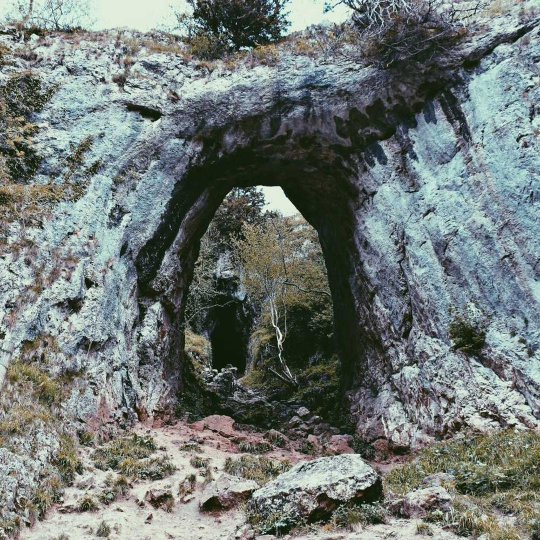
#> input picture img/img-3.jpg, 1080 x 1080 px, given in place of , which was not available (shown at 1/2 size)
$ python img_compV1.py
#> lines starting #> are read from the running program, lines starting #| are printed output that depends on the picture; after the words box and inside, x2 and y2 are one past the last pixel; in counts of white or black regions, pixels touching at a corner belong together; pictures that were not available may be replaced by others from this repository, and a replacement may not be noted
import numpy as np
import cv2
from PIL import Image
import concurrent.futures
import time
import os

def compress_image_color(image_path, compression_ratio):
    # Read the image in color (BGR format)
#> called with image_path = '', compression_ratio = 0.1
    img = cv2.imread(image_path)
#> img is the input picture: shape (1080, 1080, 3); mean B, G, R 117.6, 120.6, 112.7
    if img is None:
        raise FileNotFoundError(f"Image file {image_path} not found.")

    # Convert BGR to RGB
    img = cv2.cvtColor(img, cv2.COLOR_BGR2RGB)

    # Split into individual color channels
    channels = cv2.split(img)
    compressed_channels = []

    for channel in channels:
        # Apply FFT
        f_transform = np.fft.fft2(channel)
        f_transform_shifted = np.fft.fftshift(f_transform)

        # Create a mask to keep certain frequencies
        rows, cols = channel.shape
        crow, ccol = rows // 2, cols // 2
        mask = np.zeros((rows, cols), np.uint8)

        # Keep only a fraction of the high-frequency components
        r = int(rows * compression_ratio)
        mask[crow - r:crow + r, ccol - r:ccol + r] = 1

        # Apply mask to the frequency domain
        f_transform_shifted_masked = f_transform_shifted * mask

        # Inverse FFT to get the compressed channel
        f_ishift = np.fft.ifftshift(f_transform_shifted_masked)
        channel_compressed = np.fft.ifft2(f_ishift)
        compressed_channels.append(np.abs(channel_compressed))
#> this loop made 3 passes
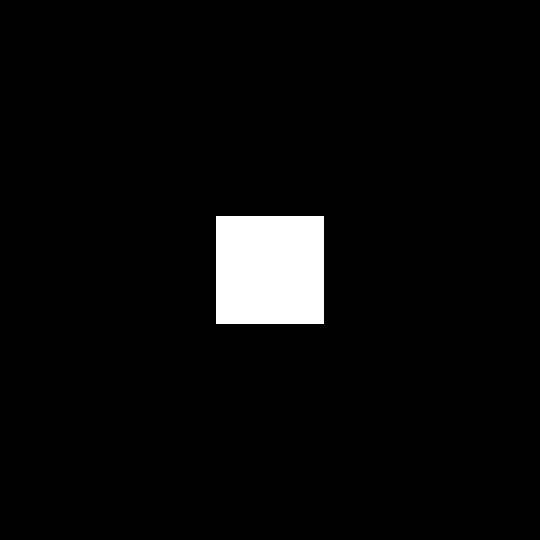
#> mask: shape (1080, 1080) (shown at 1/2 size); values 0 (black) and 1 (white), 4% white; 1 white region, box (x1, y1, x2, y2) and area: (432, 432, 648, 648) 46656
#> after the loop, compressed_channels = 3 items

    # Merge compressed channels back into an RGB image
    compressed_image = cv2.merge(compressed_channels)
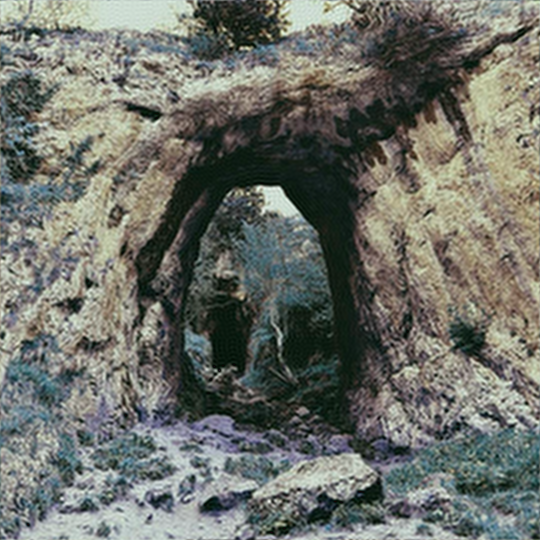
#> compressed_image: shape (1080, 1080, 3) float64 (shown at 1/2 size); mean of channels 0, 1, 2 112.8, 120.6, 117.6; drawn with min black and max white
    return compressed_image

def save_image(image_array, output_path):
    # Convert to uint8, ensure values are clipped to [0, 255]
#> called with output_path = 'compressed_image/compressed_serial1.jpg'
    img_to_save = Image.fromarray(np.uint8(np.clip(image_array, 0, 255)))
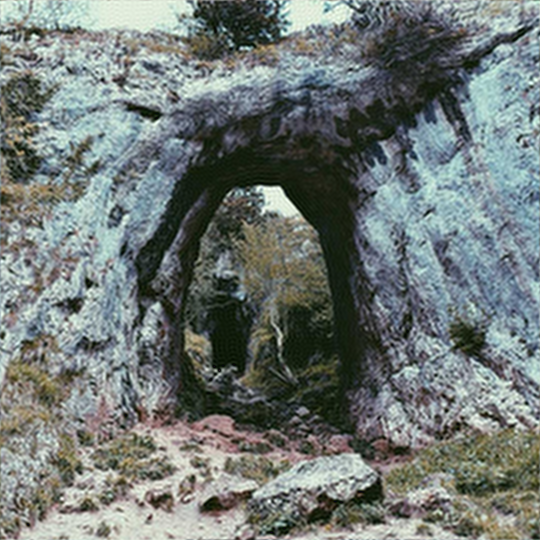
#> img_to_save: PIL image 1080x1080 RGB (shown at 1/2 size); mean R, G, B 112.3, 120.1, 117.1
    img_to_save.save(output_path)

def process_images_serial(image_files, output_files, compression_ratio):
    for image_file, output_file in zip(image_files, output_files):
        start_time = time.time()
        compressed_image = compress_image_color(image_file, compression_ratio)
        save_image(compressed_image, output_file)
        end_time = time.time()
        print(f"Serialized compression for {image_file} took {end_time - start_time:.2f} seconds.")

def process_images_parallel(image_files, output_files, compression_ratio):
#> called with compression_ratio = 0.1
    with concurrent.futures.ThreadPoolExecutor() as executor:
        futures = []
        for image_file, output_file in zip(image_files, output_files):
            start_time = time.time()
            futures.append(executor.submit(compress_and_save, image_file, output_file, compression_ratio, start_time))

        # Wait for all threads to complete
        for future in concurrent.futures.as_completed(futures):
            future.result()  # This will also raise exceptions if any occurred

def compress_and_save(image_file, output_file, compression_ratio, start_time):
    compressed_image = compress_image_color(image_file, compression_ratio)
    save_image(compressed_image, output_file)
    end_time = time.time()
    print(f"Parallel compression for {image_file} took {end_time - start_time:.2f} seconds.")

if __name__ == "__main__":
    # Input image files from user
    image_files = input("Enter the paths of the images to compress, separated by commas: ").split(',')
    image_files = [file.strip() for file in image_files]  # Clean up whitespace

    output_dir = "compressed_image"

    os.makedirs(output_dir, exist_ok=True)

    output_fileSerial = [os.path.join(output_dir, f'compressed_serial{i+1}.jpg')  for i in range(len(image_files))]
    output_filePararell = [os.path.join(output_dir, f'compressed_parallel{i+1}.jpg') for i in range(len(image_files))]
    compression_ratio = 0.1  # Keep 10% of the frequencies

    # Serial processing
    print("Starting serial processing...")
    start_serial = time.time()
    process_images_serial(image_files, output_fileSerial, compression_ratio)
    end_serial = time.time()
    print(f"Total time for serial processing: {end_serial - start_serial:.2f} seconds.")

    # Parallel processing
    print("\nStarting parallel processing...")
    start_parallel = time.time()
    process_images_parallel(image_files, output_filePararell, compression_ratio)
    end_parallel = time.time()
    print(f"Total time for parallel processing: {end_parallel - start_parallel:.2f} seconds.")

# img/img-1.jpg, img/img-2.jpg, img/img-3.jpg, img/img-4.jpg, img/img-5.jpg, img/img-6.jpg, img/img-7.jpg

# img/img-1B.jpg, img/img-2B.jpg, img/img-3B.jpg, img/img-4B.jpg, img/img-5B.jpg
